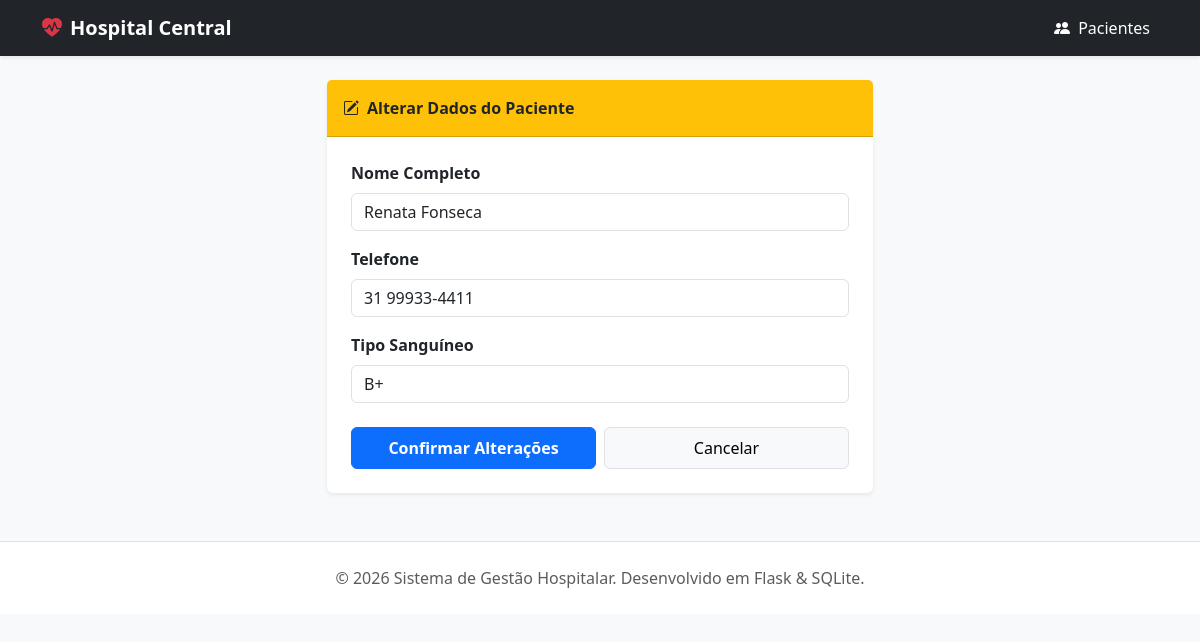
Screenshot of /pacientes/editar/29 with the database file from the repository.
### tables this page shows
CREATE TABLE pacientes (
                    id_paciente INTEGER PRIMARY KEY AUTOINCREMENT,
                    nome VARCHAR(150) NOT NULL,
                    cpf VARCHAR(14) UNIQUE NOT NULL,
                    rg VARCHAR(20),
                    data_nascimento DATE NOT NULL,
                    sexo VARCHAR(1) CHECK(sexo IN ('M', 'F', 'O')) NOT NULL,
                    telefone VARCHAR(20) NOT NULL,
                    email VARCHAR(100),
                    endereco VARCHAR(255),
                    cidade VARCHAR(100),
                    estado VARCHAR(2),
                    cep VARCHAR(9),
                    tipo_sanguineo VARCHAR(3) CHECK(tipo_sanguineo IN ('A+', 'A-', 'B+', 'B-', 'AB+', 'AB-', 'O+', 'O-')),
                    criado_em TIMESTAMP DEFAULT CURRENT_TIMESTAMP
                );

### app.py (the view)
@app.route('/pacientes/editar/<int:id_paciente>', methods=['GET'])
def editar_paciente(id_paciente):
    conn = conectar()
    cursor = conn.cursor()
    cursor.execute ("""SELECT id_paciente, nome, telefone, tipo_sanguineo"
    "FROM pacientes"
    "WHERE id_paciente = ? """,
    (id_paciente,))
    paciente_encontrado = cursor.fetchone()
    conn.close
    return render_template('editar_paciente.html', p = paciente_encontrado)

### app.py (called while the page is built)
def conectar():
    conn = sqlite3.connect(NOME_BANCO, timeout=20)
    conn.execute("PRAGMA foreign_kerys = ON")
    return conn

### templates/editar_paciente.html (shortened to what this page needs)
{% extends 'base.html' %}
{% block conteudo %}
<div class="row justify-content-center">
    <div class="col-md-6">
        <div class="card shadow-sm border-0">
            <div class="card-header bg-warning text-dark fw-bold py-3">
                <i class="bi bi-pencil-square me-2"></i>Alterar Dados do Paciente
            </div>
            <div class="card-body p-4">
                <form action="/pacientes/salvar" method="POST">
                    <div class="mb-3">
                        <label class="form-label fw-semibold">Nome Completo</label>
                        <input type="text" name="nome" class="form-control" value="{{ p[1] }}" required>
                    </div>
                    <div class="mb-3">
                        <label class="form-label fw-semibold">Telefone</label>
                        <input type="text" name="telefone" class="form-control" value="{{ p[2] }}" required>
                    </div>
                    <div class="mb-3">
                        <label class="form-label fw-semibold">Tipo Sanguíneo</label>
                        <input type="text" name="tipo_sanguineo" class="form-control" value="{{ p[3] }}" required>
                    </div>
                    <div class="d-flex gap-2 mt-4">
                        <button type="submit" class="btn btn-primary w-100 fw-bold py-2">
                            Confirmar Alterações
                        </button>
                        <a href="/pacientes" class="btn btn-light border w-100 py-2">Cancelar</a>
                    </div>
                </form>
            </div>
        </div>
    </div>
</div>
{% endblock %}

### rows the page displays
pacientes: nome "Renata Fonseca", telefone "31 99933-4411", tipo_sanguineo "B+"
